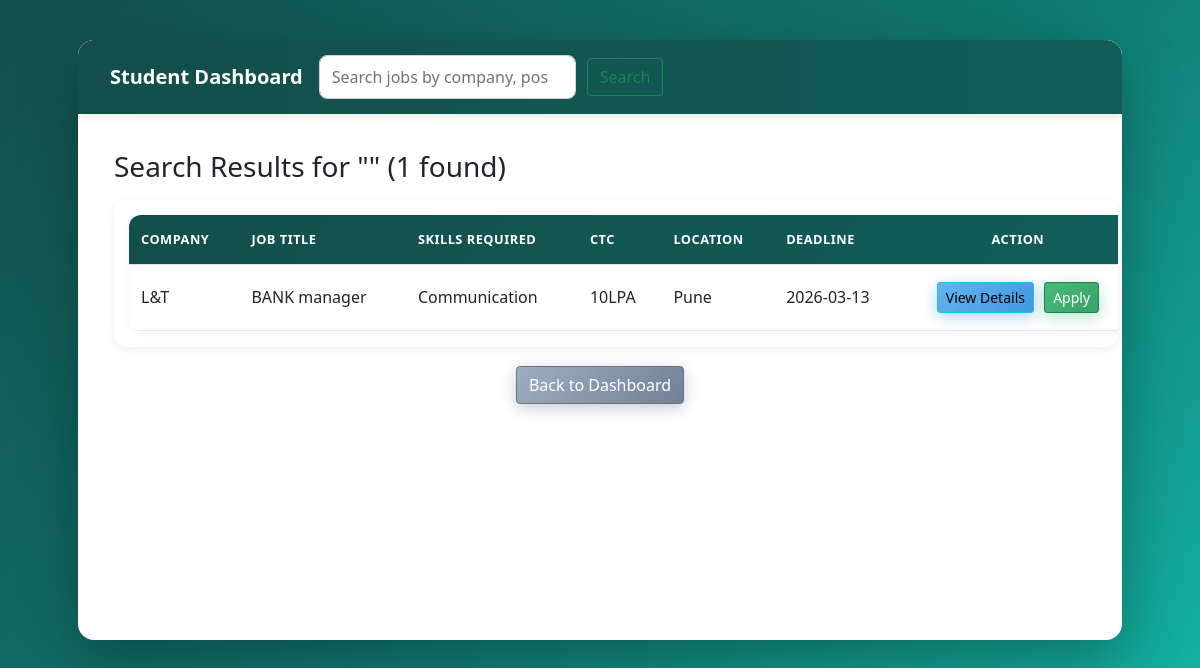
Screenshot of /student/search/4 (signed in) with the database file from the repository.
### application/models.py (models this page shows)
class PlacementDrive(db.Model):
    id = db.Column(db.Integer(), primary_key=True)
    job_title = db.Column(db.String(), nullable=False)
    job_description = db.Column(db.String(), nullable=False)
    eligibility_criteria = db.Column(db.String(), nullable=False)
    required_skills = db.Column(db.String(), nullable=True)
    experience = db.Column(db.String(), nullable=True)
    required_cgpa = db.Column(db.Float(), nullable=False)
    eligible_branches = db.Column(db.String(), nullable=False)
    ctc = db.Column(db.String(), nullable=False)
    location = db.Column(db.String(), nullable=False)
    drive_date = db.Column(db.String(), nullable=False)
    application_deadline = db.Column(db.String(), nullable=False)
    max_positions = db.Column(db.Integer(), nullable=False)
    approval_status = db.Column(db.String(), default="pending")
    drive_status = db.Column(db.String(), default="upcoming")
    company_id = db.Column(db.Integer(), db.ForeignKey("company.id"), nullable=False)
    applications = db.relationship("Application", backref="drive_details")

class Company(db.Model):
    id = db.Column(db.Integer(), primary_key=True)
    company_name = db.Column(db.String(), nullable=False)
    industry = db.Column(db.String(), nullable=False)
    location = db.Column(db.String(), nullable=False)
    hr_contact = db.Column(db.String(), nullable=False)
    website = db.Column(db.String(), nullable=True)
    description = db.Column(db.String(), nullable=True)
    approval_status = db.Column(db.String(), default="pending")
    user_id = db.Column(db.Integer(), db.ForeignKey("user.id"), nullable=False)
    drives = db.relationship("PlacementDrive", backref="company_details")

### application/controllers.py (the view)
@app.route("/student/search/<int:user_id>")
def student_search(user_id):
    this_user = User.query.get(user_id)
    student = Student.query.filter_by(user_id=user_id).first()
    search_query = request.args.get("search", "")
    approved_drives = PlacementDrive.query.filter_by(
        approval_status="approved",
        drive_status="upcoming"
    ).all()
    results = []
    for drive in approved_drives:
        branches = [b.strip() for b in drive.eligible_branches.split(",")]
        if student.branch not in branches or student.cgpa < drive.required_cgpa:
            continue
        already_applied = Application.query.filter_by(
            student_id=student.id,
            drive_id=drive.id
        ).first()
        if already_applied:
            continue
        if search_query:
            search_lower = search_query.lower()
            if (search_lower in drive.job_title.lower() or
                search_lower in drive.company_details.company_name.lower() or
                (drive.required_skills and search_lower in drive.required_skills.lower())):
                results.append(drive)
        else:
            results.append(drive)
    return render_template("student_search_results.html",
                         this_user=this_user,
                         student=student,
                         results=results,
                         search_query=search_query)

### templates/student_search_results.html (shortened to what this page needs)
<!DOCTYPE html>
<html lang="en">
<head>
    <link rel="stylesheet" href="/static/style.css">
    <link href="https://cdn.jsdelivr.net/npm/bootstrap@5.0.2/dist/css/bootstrap.min.css" rel="stylesheet">
</head>
<body>
    <div id="main">
        <div id="canvas" class="overflow-auto">
            <nav class="navbar navbar-expand-lg navbar-light bg-light">
                <div class="container-fluid">
                    <a class="navbar-brand" href="/student/{{this_user.id}}">Student Dashboard</a>
                    <div class="collapse navbar-collapse">
                        <form class="d-flex" action="/student/search/{{this_user.id}}">
                            <input class="form-control me-2" type="search" placeholder="Search jobs by company, position, skills" name="search" value="{{search_query}}">
                            <input class="btn btn-outline-success" type="submit" value="Search">
                        </form>
                    </div>
                </div>
            </nav>
            <div id="content">
                <div class="m-3">
                    <h3>Search Results for "{{search_query}}" ({{results|length}} found)</h3>
                </div>
                <div class="table border m-3">
                    <table class="table">
                        <thead>
                            <tr>
                                <th>Company</th>
                                <th>Job Title</th>
                                <th>Skills Required</th>
                                <th>CTC</th>
                                <th>Location</th>
                                <th>Deadline</th>
                                <th class="text-center">Action</th>
                            </tr>
                        </thead>
                        <tbody>
                            {% for drive in results %}
                            <tr>
                                <td>{{drive.company_details.company_name}}</td>
                                <td>{{drive.job_title}}</td>
                                <td>{{drive.required_skills or 'Not specified'}}</td>
                                <td>{{drive.ctc}}</td>
                                <td>{{drive.location}}</td>
                                <td>{{drive.application_deadline}}</td>
                                <td class="text-center">
                                    <a href="/student/view_drive/{{drive.id}}" class="btn btn-info btn-sm">View Details</a>
                                    <a href="/student/apply/{{student.id}}/{{drive.id}}" class="btn btn-success btn-sm">Apply</a>
                                </td>
                            </tr>
                            {% endfor %}
                        </tbody>
                    </table>
                </div>
                <div class="text-center">
                    <a href="/student/{{this_user.id}}" class="btn btn-secondary">Back to Dashboard</a>
                </div>
            </div>
        </div>
    </div>
</body>
</html>

### static/style.css (style rules this page uses)
* { margin: 0; padding: 0; box-sizing: border-box; }
body { font-family: 'Segoe UI', Tahoma, Geneva, Verdana, sans-serif; background: linear-gradient(135deg, #134e4a 0%, #0f766e 50%, #14b8a6 100%); min-height: 100vh; }
#main { padding: 20px; }
#canvas { background: #ffffff; margin: 20px auto; width: 90%; max-width: 1400px; min-height: 600px; border-radius: 16px; box-shadow: 0 20px 60px rgba(0, 0, 0, 0.3); overflow: hidden; }
.navbar { background: linear-gradient(90deg, #134e4a 0%, #115e59 100%) !important; padding: 15px 20px !important; box-shadow: 0 2px 10px rgba(0, 0, 0, 0.1); }
.navbar-brand { color: #fff !important; font-weight: 600; font-size: 1.3rem; }
.form-control { border: 2px solid #e2e8f0; border-radius: 8px; padding: 12px 16px; font-size: 1rem; transition: all 0.3s ease; }
.btn { padding: 10px 20px; border-radius: 8px; font-weight: 500; transition: all 0.3s ease; border: none; margin: 3px; }
.btn-success { background: linear-gradient(135deg, #48bb78 0%, #38a169 100%); box-shadow: 0 4px 15px rgba(72, 187, 120, 0.4); }
.btn-info { background: linear-gradient(135deg, #63b3ed 0%, #4299e1 100%); box-shadow: 0 4px 15px rgba(66, 153, 225, 0.4); }
.btn-secondary { background: linear-gradient(135deg, #a0aec0 0%, #718096 100%); box-shadow: 0 4px 15px rgba(113, 128, 150, 0.4); }
.btn-sm { padding: 6px 14px; font-size: 0.85rem; }
.table { margin: 15px; border-radius: 12px; overflow: hidden; box-shadow: 0 2px 10px rgba(0, 0, 0, 0.05); }
.table thead { background: linear-gradient(135deg, #134e4a 0%, #115e59 100%); color: #fff; }
.table thead th { border: none; padding: 15px 12px; font-weight: 600; text-transform: uppercase; font-size: 0.8rem; letter-spacing: 0.5px; }
.table tbody tr { transition: all 0.2s ease; }
.table tbody td { padding: 14px 12px; vertical-align: middle; border-color: #e2e8f0; }
#content { padding: 20px; }
.table.border { border: none !important; border-radius: 12px; box-shadow: 0 2px 10px rgba(0, 0, 0, 0.08); }
.form-control.me-2 { border-radius: 8px; }
a { color: #0d9488; text-decoration: none; transition: all 0.2s ease; }

### rows the page displays
PlacementDrive: company_details.company_name "L&T", job_title "BANK manager", required_skills "Communication", ctc "10LPA", location "Pune", application_deadline "2026-03-13"

### other values shown
{{ results|length }} "1"
